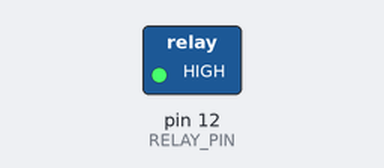
A sketch run on a simulated Arduino Uno, built with avr-gcc and run on an emulated ATmega328P. Shown: switched loads named in the sketch (green lamp = pin HIGH). Dashed ring = blinking.

Above: at 0.5 s.
Timing chart, 0 to 4.6 s (numbered marks = the images above):
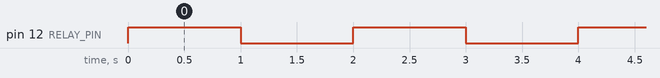

Measured:
- by itself, pin 12 (RELAY_PIN): alternates HIGH for 1.0 s and LOW for 1.0 s

The sketch:

9_Relay.ino
```cpp
#define RELAY_PIN 12

void setup(void)
{
  pinMode(RELAY_PIN, OUTPUT);
}

void loop(void)
{
  digitalWrite(RELAY_PIN, HIGH);
  delay(1000);
  digitalWrite(RELAY_PIN, LOW);
  delay(1000);
}


/*
	// How to use relay_control()


#define RELAY_1   12   // high-level-trigger
#define RELAY_2   13   // low-level-trigger

#define CONNECT   1
#define DISCONN   0

void setup(void)
{
  ...
}

void loop(void)
{
  ...
  relay_control(RELAY_1, CONNECT);
  ...
  relay_control(RELAY_2, DISCONN);
  ...
}

void relay_control(int relay, int value)
{
  int num;
  switch(relay)
  {
    case RELAY_1:  // high-level-trigger
      if(value == CONNECT)
        digitalWrite(relay, HIGH);
      else
        digitalWrite(relay, LOW);
      break;

    case RELAY_2:
      if(value == CONNECT)
        digitalWrite(relay, LOW);
      else
        digitalWrite(relay, HIGH);
      break;
  }
}
*/
```
